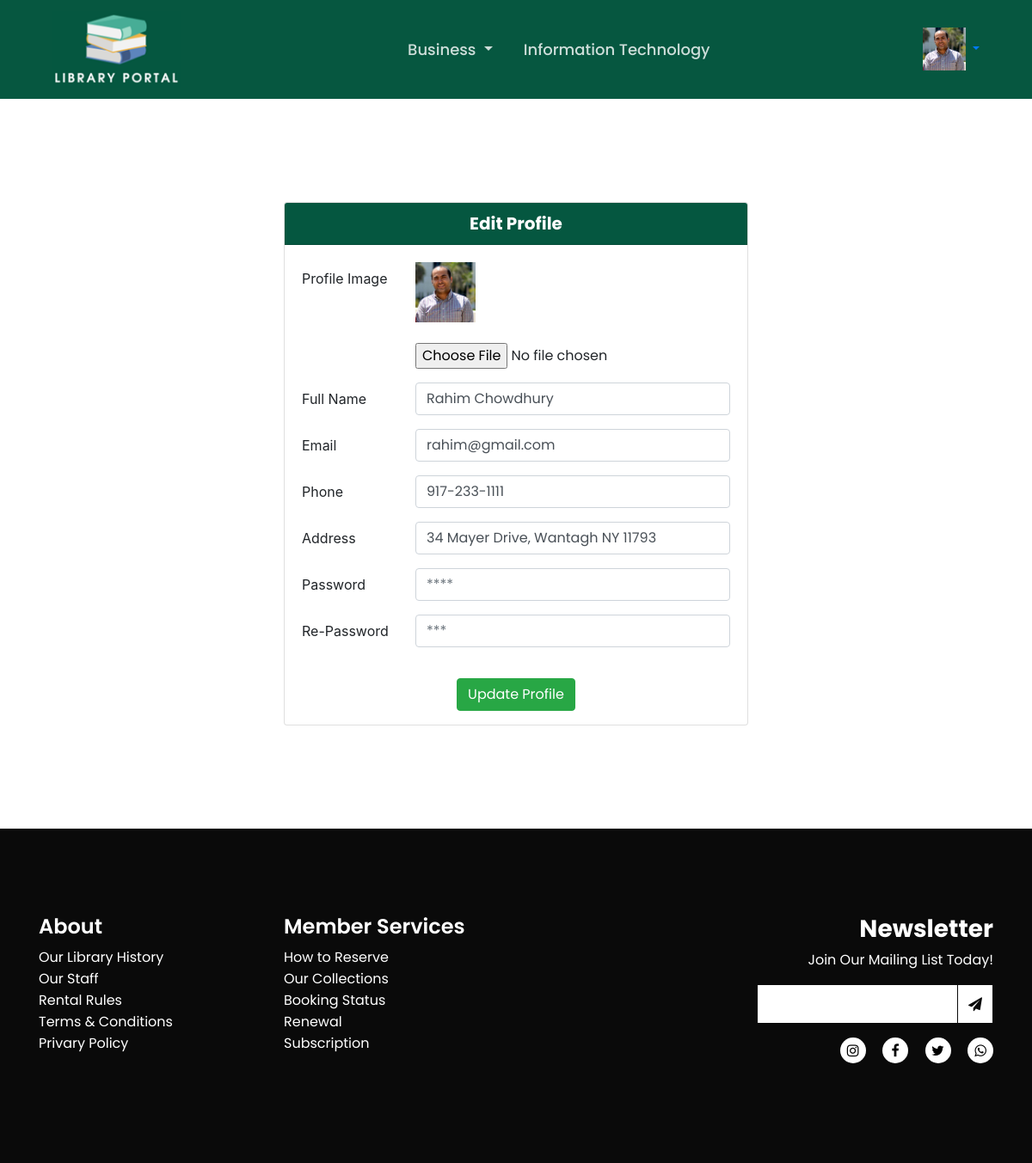
/editprofile.php (signed in), run on the app's committed database.
### tables this page shows
CREATE TABLE `book_cat` (
  `cat_id` int(11) NOT NULL,
  `cat_name` varchar(200) NOT NULL,
  `cat_desc` text NOT NULL,
  `parent_id` int(11) NOT NULL,
  `status` int(1) NOT NULL
);

CREATE TABLE `member` (
  `member_id` int(11) NOT NULL,
  `fullname` varchar(200) NOT NULL,
  `email` varchar(200) NOT NULL,
  `password` varchar(200) NOT NULL,
  `phone` varchar(15) NOT NULL,
  `address` varchar(200) DEFAULT NULL,
  `userole` int(1) NOT NULL,
  `status` varchar(30) NOT NULL,
  `join_date` date NOT NULL,
  `image` text DEFAULT NULL
);

### editprofile.php (the view, shortened to what this page needs)
<?php
include 'inc/header.php';
?>
<div class="register">
 <div class="container">
  <div class=" row justify-content-center">
   <?php
  if(!empty($_SESSION['email']) && !empty($_SESSION['member_id']) && ($_SESSION['userole']==1) && ($_SESSION['status']==1)){ ?>
   <div class="col-md-6 col-sm-6">
    <?php
     $m_id= $_SESSION['member_id'];
     $query="SELECT * FROM member WHERE member_id='$m_id'";
     $selectMember=mysqli_query($dbc, $query);
     while ($row=mysqli_fetch_array($selectMember)) {
         $image =$row['image'];
         $fullname =$row['fullname'];
         $email =$row['email'];
         $phone =$row['phone'];
         $address =$row['address'];
         $join_date =$row['join_date']; ?>
    <div class="card card-outline-secondary">
     <div class="card-header">
      <h2 class="mb-0">Edit Profile</h2>
     </div>
     <div class="card-body">
      <form action="" method="POST" enctype="multipart/form-data">
       <div class="form-group row">
        <label for="image" class="col-sm-3 col-form-label">Profile Image</label>
        <div class="col-sm-9">
         <?php
           if (!empty($image)) { ?>
         <img src="assets/img/member/<?php echo $image;?>" alt="<?php echo $image;?>" width="70">
         <?php
           } else {
               echo "No Picture Uploaded";
           } ?>
         <br><br>
         <input type="file" name="image" id="image" class="form-control-file">
        </div>
       </div>
       <div class="form-group row">
        <label for="fullname" class="col-sm-3 col-form-label">Full Name</label>
        <div class="col-sm-9">
         <input type="text" class="form-control" id="fullname" name="fullname" placeholder="Enter your fullname"
          value="<?php echo $fullname; ?>">
        </div>
       </div>
       <div class="form-group row">
        <label for="email" class="col-sm-3 col-form-label">Email</label>
        <div class="col-sm-9">
         <input type="text" class="form-control" id="email" name="email" placeholder="Enter your email address"
          value="<?php echo $email; ?>">
        </div>
       </div>
       <div class=" form-group row">
        <label for="phone" class="col-sm-3 col-form-label">Phone</label>
        <div class="col-sm-9">
         <input type="text" class="form-control" id="phone" name="phone" placeholder="Enter your phone"
          value="<?php echo $phone; ?>">
        </div>
       </div>
       <div class=" form-group row">
        <label for="address" class="col-sm-3 col-form-label">Address</label>
        <div class="col-sm-9">
         <input type="text" class="form-control" id="address" name="address" placeholder="Enter your address"
          value="<?php echo $address; ?>">
        </div>
       </div>
       <div class=" form-group row">
        <label for="password" class="col-sm-3 col-form-label">Password</label>
        <div class="col-sm-9">
         <input type="password" class="form-control" id="password" name="password" placeholder="****">
        </div>
       </div>
       <div class="form-group row">
        <label for="repassword" class="col-sm-3 col-form-label">Re-Password</label>
        <div class="col-sm-9">
         <input type="password" class="form-control" id="repassword" name="repassword" placeholder="***">
        </div>
       </div>
     </div>
     <div class="form-group">
      <div class="col-sm-12 text-center">
       <div class="submit">
        <input type="submit" name="update" id="apply" class="btn btn-success" value="Update Profile">
       </div>
      </div>
     </div>
     <?php
     } ?>
    </div>
   </div>
  </div>
  <?php } else{
  header("Location:index.php");
  }
  ?>
 </div>
</div>
<?php
include 'inc/footer.php';
?>

### inc/header.php (shortened to what this page needs)
<?php
include 'inc/db.php';
?>
<!DOCTYPE html>
<html lang="en">
<head>
 <link rel="stylesheet" href="https://cdnjs.cloudflare.com/ajax/libs/twitter-bootstrap/4.5.2/css/bootstrap.min.css" />
 <link rel="stylesheet" href="https://cdnjs.cloudflare.com/ajax/libs/font-awesome/5.14.0/css/all.min.css" />
 <link href="https://cdnjs.cloudflare.com/ajax/libs/bootstrap-datepicker/1.3.0/css/datepicker.css" rel="stylesheet"
  type="text/css" />
 <link rel="stylesheet" type="text/css"
  href="https://stackpath.bootstrapcdn.com/font-awesome/4.7.0/css/font-awesome.min.css" />
 <link rel="stylesheet" type="text/css" href="assets//css/modal-video.min.css" />
 <link rel="stylesheet" href="assets/css/responsive.css" />
 <link rel="stylesheet" href="assets/css/style.css" />
</head>
<body>
 <header id="home">
  <div class="container">
   <div class="row">
    <div class="container">
     <nav class="navbar navbar-expand-lg navbar-light">
      <a class="navbar-brand" href="index.php">
       <img class="img-fluid" width="150" src="assets/img/logo44.png" />
      </a>
      <div class="collapse navbar-collapse" id="navbarSupportedContent">
       <ul class="navbar-nav mx-auto">
        <?php
$query = "SELECT cat_id as 'pCatId', cat_name as 'pCatName' FROM book_cat  where parent_id=0 and status=1 ORDER BY cat_name ASC";
$category_name = mysqli_query($dbc, $query);
while ($row = mysqli_fetch_assoc($category_name))
{
    extract($row);
    $subCat = "SELECT cat_id as 'sCatID', cat_name AS 'sCatName' FROM book_cat where parent_id ='$pCatId' and status=1 ORDER BY cat_name ASC";
    $subMenu = mysqli_query($dbc, $subCat);
    $countSubMenu = mysqli_num_rows($subMenu);
    if ($countSubMenu == 0)
    { ?>
        <li class="nav-item">
         <a class="nav-link" href="category.php?category=<?php echo $pCatName; ?>"><?php echo $pCatName; ?></a>
        </li>
        <?php
    }
    else
    { ?>
        <li class="nav-item dropdown">
         <a class="nav-link dropdown-toggle" href="category.php?category=<?php echo $pCatId; ?>" id="navbarDropdown"
          role="button" data-toggle="dropdown" aria-haspopup="true" aria-expanded="false">
          <?php echo $pCatName; ?>
         </a>
        </li>
        <?php
    }
}
?>
       </ul>
       <?php
if (empty($_SESSION['email']) && empty($_SESSION['member_id']))
{ ?>
       <div class="d-flex">
        <a href="register.php" class="btn btn-success"> Become a Member</a>
        <a href="login.php" class="btn btn-warning ml-2"> Login</a>
       </div>
       <?php
} else if (!empty($_SESSION['email']) && !empty($_SESSION['member_id']) && ($_SESSION['userole']==2)) {
  header('Location:admin/dashboard.php');
}
else
{ ?>
       <ul class="nav pull-right">
        <li class="nav-user dropdown">
         <a href="#" class="dropdown-toggle" data-toggle="dropdown">
          <?php
    $member_id = $_SESSION['member_id'];
    $query = "SELECT * FROM member where member_id='$member_id'";
    $readMember = mysqli_query($dbc, $query);
    while ($row = mysqli_fetch_array($readMember))
    {
        $image = $row['image'];
        if (!empty($image))
        { ?>
          <img src="assets/img/member/<?php echo $image; ?>" class="img-fluid" width="50" />
          <?php
        }
        else
        { ?>
          <img src="assets/img/member/default.png" class="img-fluid" width="50" />
          <?php
        }
    }
?> <b class="caret"></b>
         </a>
        </li>
       </ul>
       <?php
}
?>
      </div>
    </div>
   </div>
  </div>
 </header>

### assets/css/style.css (style rules this page uses)
* { margin: 0; padding: 0; }
body h1, h2, h3, h4, h5, h6, p, span, a, input, button { font-family: 'Poppins', sans-serif; }
html { scroll-behavior: smooth; }
header { width: 100%; background: #065740 !important; }
.nav-link { color: rgba(255, 255, 255, 0.8) !important; font-size: 18px; font-weight: 500; }
.nav-item { margin: 0 10px; }
.register { width: 100%; padding: 120px 0; }
.register .card-header { background:#055740; color: #fff; }
.register h2 { font-size: 20px; font-weight: 700; text-align:center; }

### data on the page
book_cat: cat_name "Business"
book_cat: cat_name "Information Technology"
member: image (picture), fullname "Rahim Chowdhury", email "rahim@gmail.com", phone "917-233-1111", address "34 Mayer Drive, Wantagh NY 11793"
